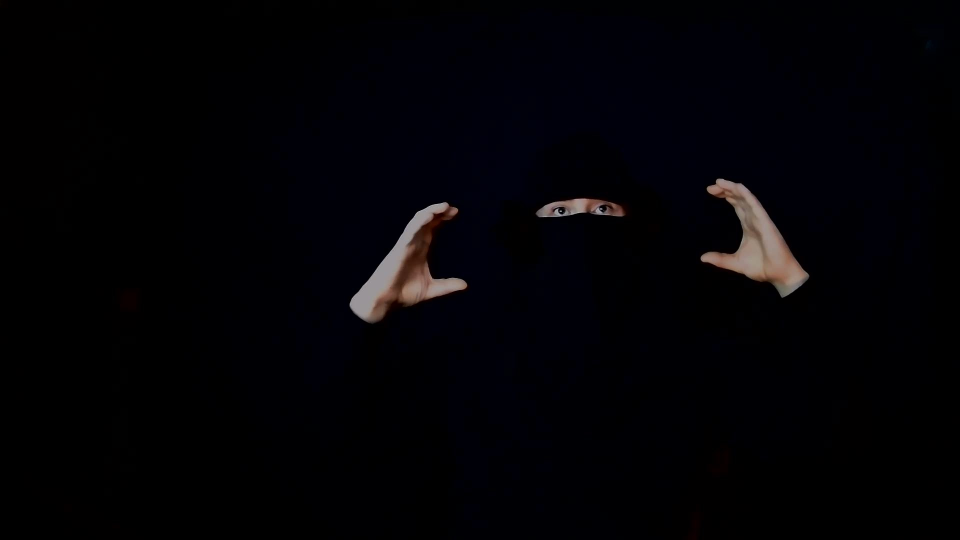
#> input picture images/C.jpg, 1920 x 1080 px, given in place of the camera (shown at 1/2 size)
$ python BWHandSegmentation.py
#> lines starting #> are read from the running program, lines starting #| are printed output that depends on the picture; after the words box and inside, x2 and y2 are one past the last pixel; in counts of white or black regions, pixels touching at a corner belong together
import cv2
import numpy as np
CAPTURE_FRAMES = 100
ERODE_SIZE = 2
cam = cv2.VideoCapture(0)
img_counter = 0
FRAMES = []
counter = 0

# [4 lines of commented-out code are left out]


while True:
    counter += 1
    ret, frame = cam.read()
#> frame is the input picture: shape (1080, 1920, 3); mean B, G, R 5.8, 2.6, 3.2
    if not ret:
        print("failed to grab frame")
        break

    grayImage = cv2.cvtColor(frame, cv2.COLOR_BGR2GRAY)
    (thresh, hand_mask) = cv2.threshold(grayImage, 80, 255, cv2.THRESH_BINARY)
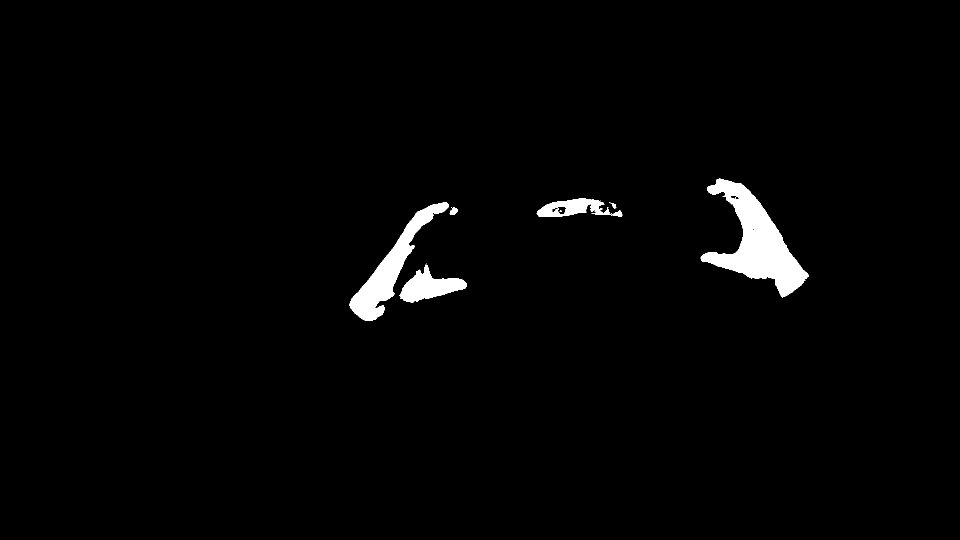
#> hand_mask: shape (1080, 1920) (shown at 1/2 size); 1.9% white; 13 white regions (7 under 20 px)

    # hand_mask = cv2.morphologyEx(hand_mask, cv2.MORPH_CLOSE, cv2.getStructuringElement(cv2.MORPH_ELLIPSE, (5, 5)))
    # hand_mask = cv2.morphologyEx(hand_mask, cv2.MORPH_ERODE, cv2.getStructuringElement(cv2.MORPH_ELLIPSE, (10, 10)))

    contours, _ = cv2.findContours(hand_mask, cv2.RETR_LIST, cv2.CHAIN_APPROX_SIMPLE)
#> contours = 39 contours, 30 with area under 20; largest, box (x1, y1, x2, y2) and area: (1401, 357, 1618, 595) 19274, (699, 404, 898, 642) 10652, (799, 529, 934, 605) 4764, (1073, 397, 1245, 434) 3338, (1103, 413, 1134, 430) 284
    contour_masked = hand_mask.copy()
    # print(contours)
    hands = []
    for contour in contours:
        if 2000 <= cv2.contourArea(contour):
            cv2.drawContours(frame, [contour], 0, (127, 127, 127), 3)
            hull_shape = cv2.convexHull(contour, returnPoints=True)
            # print(hull_shape)
            hull = cv2.convexHull(contour, returnPoints=False)

            cv2.drawContours(frame, [hull_shape], 0, (100, 100, 100), 3)
            try:
                # defects = cv2.convexityDefects(contour, hull)
                for point in contour:
                    if not(point[0] in hull):
                        # print(point[0])
                        # cv2.line(contour, start, end, [127, 127, 127], 2)
                        cv2.circle(frame, point, 5, [0, 0, 200], -1)
                print("Reached")
            except Exception:
                pass


            try:
                defects = cv2.convexityDefects(contour, hull)
                for point in defects:
                    # print(point[0, 3])
                    if point[0, 3] > 500:
                        defect = tuple(contour[point[0, 2]][0])
                        start = tuple(contour[point[0, 0]][0])
                        end = tuple(contour[point[0, 1]][0])
                        dist = np.sqrt((start[0] - end[0])**2 + (start[1] - end[1])**2)
                        print(f"norm{dist}")
                        if dist > 3:
                            # print(defect)
                            cv2.line(frame, start, end, [255, 0, 0], 5)
                            cv2.circle(frame, defect, 5, [0, 0, 255], -1)
            except Exception as e:
                print("defects failed")
                print(e)
                # print(hull)
            hands.append(cv2.boundingRect(contour))
#> this loop made 39 passes
#> contour on passes 2, 3, 4, 5, 6, 8, 9, 10, 12, 13, 14, 16: [[1558, 584], [1559, 583], [1560, 584], [1559, 585]], [[782, 576], [783, 575], [784, 576], [783, 577]], [[1550, 568], [1551, 567], [1552, 568], [1551, 569]], [[1607, 560], [1608, 559], [1609, 560], [1608, 561]], [[1502, 555], [1503, 554], [1504, 555], [1503, 556]], [[853, 527]], [[1563, 477], [1564, 476], [1565, 477], [1564, 478]], [[1510, 464], [1511, 463], [1512, 464], [1511, 465]], [[1222, 427], [1223, 427]], [[1138, 424], [1139, 423], [1140, 424], [1139, 425]], [[1103, 424], [1104, 423], [1105, 424], [1104, 425]], [[1133, 418], [1134, 417], [1135, 418], [1134, 419]]
#> (printed output is left out)
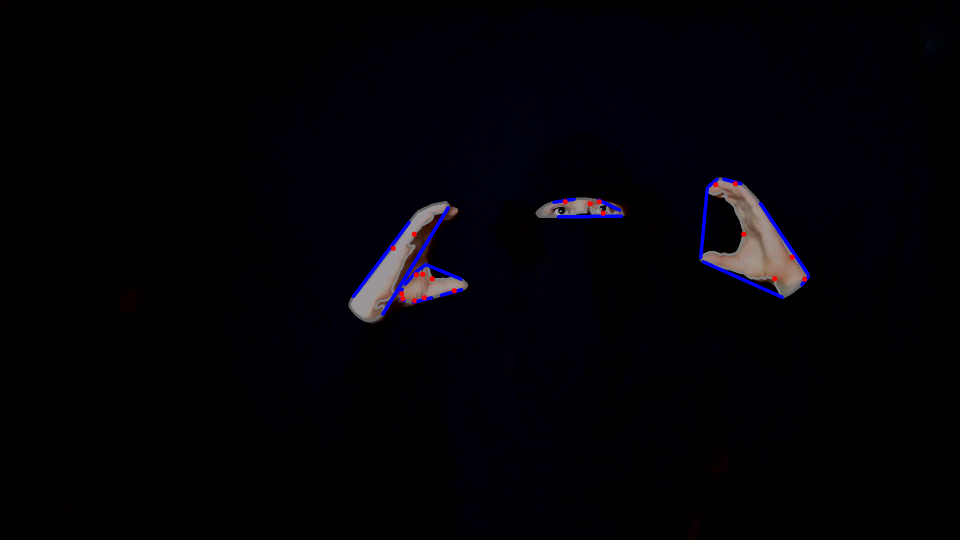
#> frame: shape (1080, 1920, 3) (shown at 1/2 size); 0.92% of pixels changed, all inside (x1, y1, x2, y2) = (697, 355, 1621, 644)
#> after the loop, hands = [(799, 529, 135, 76), (699, 404, 199, 238), (1073, 397, 172, 37), (1401, 357, 217, 238)]

    cv2.imshow("Live", frame)
    cv2.imshow("Mask", contour_masked)
    for hand_index in range(len(hands)):
        x, y, w, h = hands[hand_index]
        cv2.imshow("Mask%d"%hand_index, frame[y:y+h, x:x+w])
#> this loop made 4 passes
#> pass 1, `cv2.imshow("Mask%d"%hand_index, frame[y:y+h, x:x+w])`:
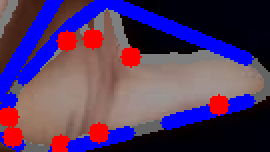
#> window 'Mask0': shape (76, 135, 3) (shown 2 times larger); mean B, G, R 98.4, 55.9, 83.9
#> pass 2, `cv2.imshow("Mask%d"%hand_index, frame[y:y+h, x:x+w])`:
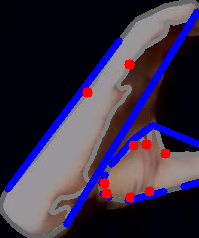
#> window 'Mask1': shape (238, 199, 3); mean B, G, R 70.2, 45.2, 56.2

    k = cv2.waitKey(42)
#> (key Esc is pressed here)
    if k % 256 == 27:
        # ESC pressed
        print("Escape hit, closing...")
        break
    elif k % 256 == 32:
        # SPACE pressed
        img_name = f"images/opencv_frame_{img_counter}.png"
        hand_name = f"images/opencv_frame_%d_hand_%d.png"
        cv2.imwrite(img_name, frame)

        for hand_index in range(len(hands)):
            x, y, w, h = hands[hand_index]
            cv2.imwrite(hand_name%(img_counter, hand_index), contour_masked[y:y + h, x:x + w])
        print(f"{img_name} written!")
        img_counter += 1

$ run again, on images/DoubleOk.jpg
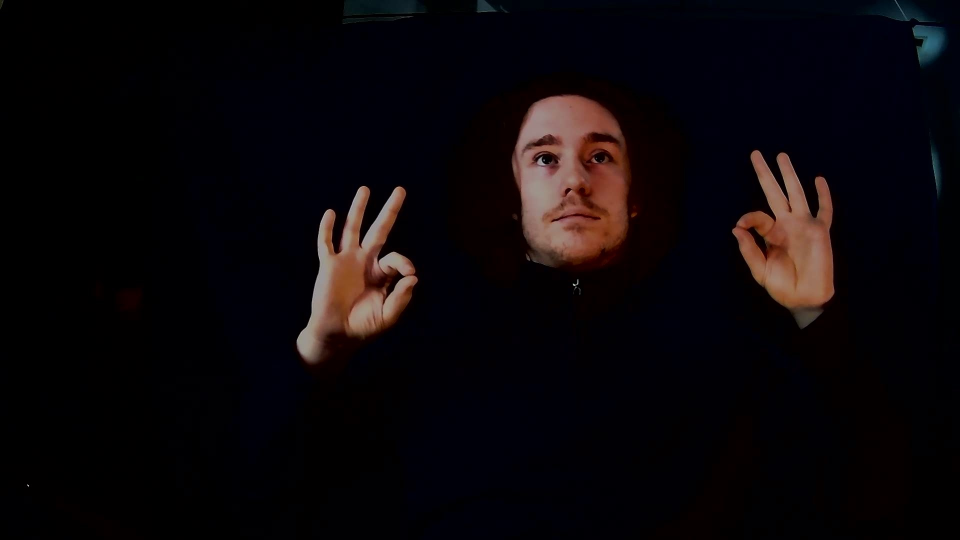
#> input picture images/DoubleOk.jpg, 1920 x 1080 px, given in place of the camera (shown at 1/2 size)
#> frame is the input picture: shape (1080, 1920, 3); mean B, G, R 9.8, 6.9, 11.1
#> hand_mask: shape (1080, 1920); 5.4% white; 72 white regions (57 under 20 px)
#> contours = 135 contours, 117 with area under 20; largest, box (x1, y1, x2, y2) and area: (1026, 192, 1237, 513) 39662, (1465, 301, 1669, 614) 32898, (593, 372, 811, 720) 24324, (689, 503, 835, 667) 9147, (1191, 331, 1245, 468) 3909
#> the loop `for contour in contours:` made 135 passes
#> contour on passes 3, 7, 8, 9, 13, 15, 17, 18: [[749, 645], [750, 644], [751, 645], [750, 646]], [[698, 616]], [[1666, 583], [1667, 582], [1668, 583], [1667, 584]], [[1159, 578]], [[746, 548]], [[759, 536], [760, 535], [761, 536], [760, 537]], [[756, 527], [757, 526], [758, 527], [757, 528]], [[1074, 524]]
#> (printed output is left out)
#> after the loop `for contour in contours:`:
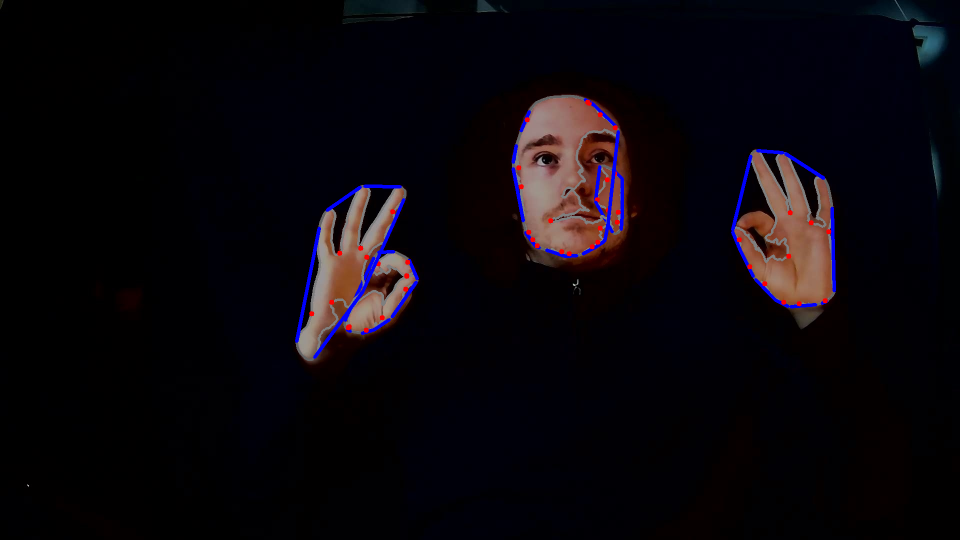
#> frame: shape (1080, 1920, 3) (shown at 1/2 size); 1.91% of pixels changed, all inside (x1, y1, x2, y2) = (590, 190, 1672, 722)
#> after the loop `for contour in contours:`: hands = [(689, 503, 146, 164), (593, 372, 218, 348), (1191, 331, 54, 137), (1465, 301, 204, 313), (1026, 192, 211, 321)]
#> the loop `for hand_index in range(len(hands)):` made 5 passes
#> pass 2, `cv2.imshow("Mask%d"%hand_index, frame[y:y+h, x:x+w])`:
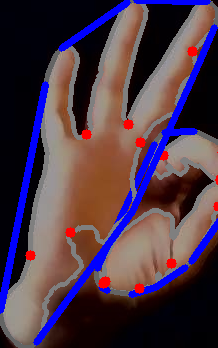
#> window 'Mask1': shape (348, 218, 3); mean B, G, R 72.7, 56.1, 76.4
